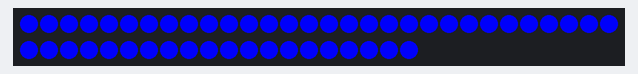
The sketch below on a simulated Arduino Uno, built with avr-gcc and run on an emulated ATmega328P. Parts: 50 RGB LEDs in strip order, left to right, continuing on the next row. Dim RGB values are drawn brighter than linear; what the sketch prints to the serial monitor is not drawn.

Above: at 0.57 s.
At 2.76 s:
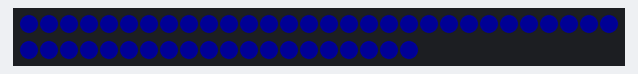
At 38.06 s:
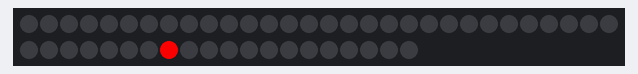

The sketch:

Words.ino
```cpp
//include relevant library
#include <Arduino.h>
#include "FastLED.h"
// How many leds in your strip?
#define NUM_LEDS 50
//define pwm data pin
#define DATA_PIN 3

#define ALL_LIGHTS -1
// Define the array of leds
CRGB leds[NUM_LEDS];
CRGB colors[3] = {CRGB::Red, CRGB::Green, CRGB::Blue};
int DELAY = 50;
String letterIndex = "--ABC-DEFG-H------Q-P-O-NM-LKJI-----RSTU-VWX-Y-Z--";

void setup() {
  Serial.begin(115200);
  FastLED.addLeds<WS2811, DATA_PIN, RGB>(leds, NUM_LEDS);
}

void cycle(CRGB whichColor) {
  for(int i=0; i< NUM_LEDS; i++){
    // Turn the LED on, then pause
    leds[i] = whichColor;
    FastLED.show();
    delay(DELAY);
    // turn off the LED, then pause
    leds[i] = CRGB::Black;
    FastLED.show();
    delay(DELAY);
  }
}

void colorAll(CRGB whichColor) {
  for(int i=0; i< NUM_LEDS; i++){
    // Turn the LED on, then pause
    leds[i] = whichColor;
  }
    FastLED.show();
}

void fade(int stripIdx, int colorIdx) {
  for(int i=0; i < 256; i++ ) {
    uint8_t result = 255-ease8InOutCubic(i);
    CRGB theColor;
    switch(colorIdx) {
      case 1:
        theColor = CRGB(0, result, 0);
        break;
      case 2:
        theColor = CRGB(0, 0, result);
        break;
      default:
        theColor = CRGB(result, 0, 0);
        break;
    }
    if(stripIdx < 0) {
      colorAll(theColor);
    } else {
      leds[stripIdx] = theColor;
      FastLED.show();
    }
    Serial.print("result = ");
    Serial.print(result);
    Serial.print("\n");
    delay(10);
  }
}

void displayLetter(char theLetter, int letterDuration) {
  if(isSpace(theLetter)) {
    return;
  }
  int lightIndex = letterIndex.indexOf(String(theLetter));
  fade(lightIndex,0);
}

void writeWords(String theword,int letterDuration)
{
  int stringLen = theword.length()+1;
  char char_array[stringLen];
  theword.toCharArray(char_array,stringLen);
  for(int i=0;i<stringLen-1;i++)
  {
    displayLetter(char_array[i],letterDuration);
    delay(1000);
  }
}

void loop() {
  fade(ALL_LIGHTS, 2);
  writeWords("HELLO THIS IS WILL", 1);
  delay(1000);
}
```
